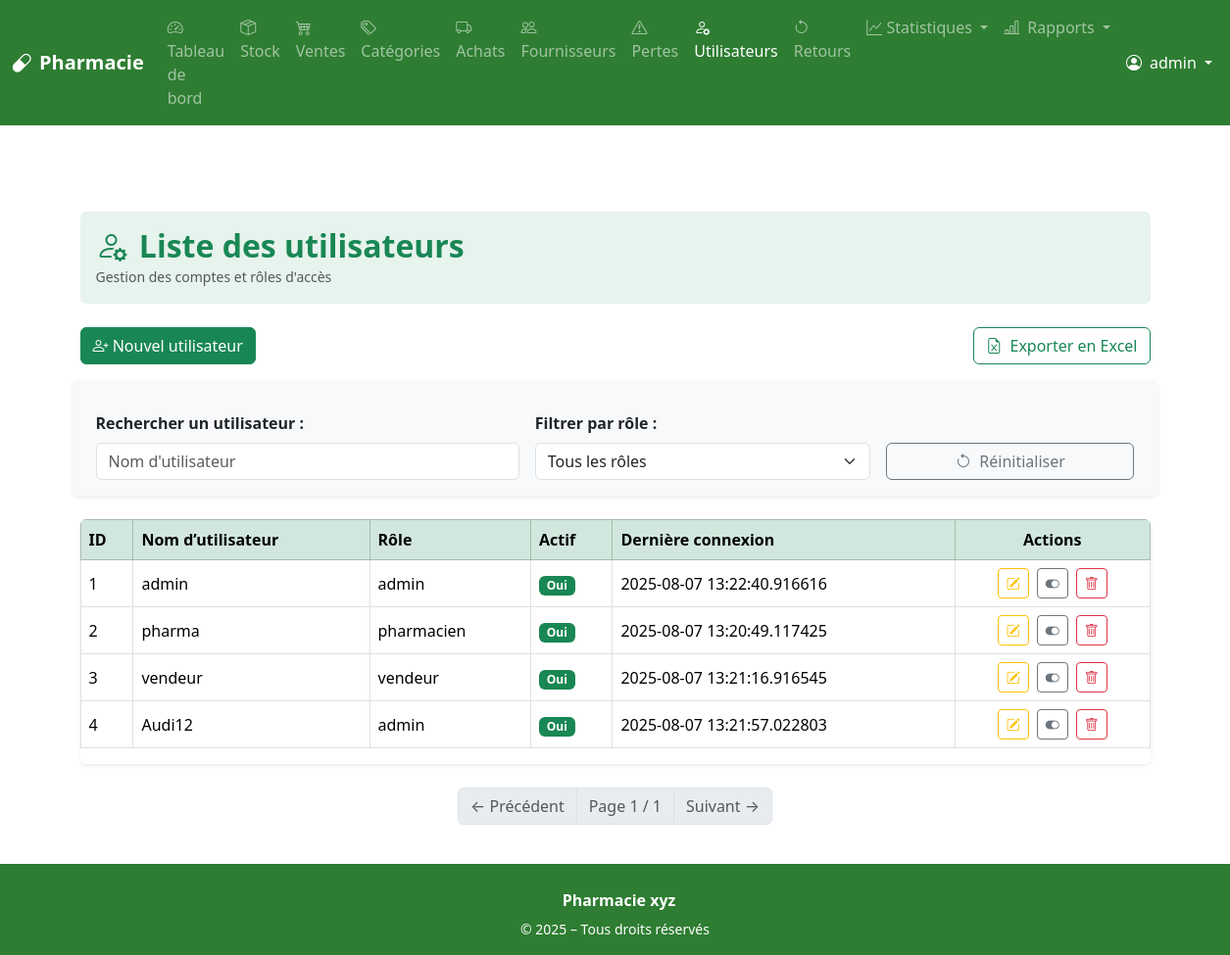
/admin/admin/users (signed in), run on an earlier commit of the app's database.
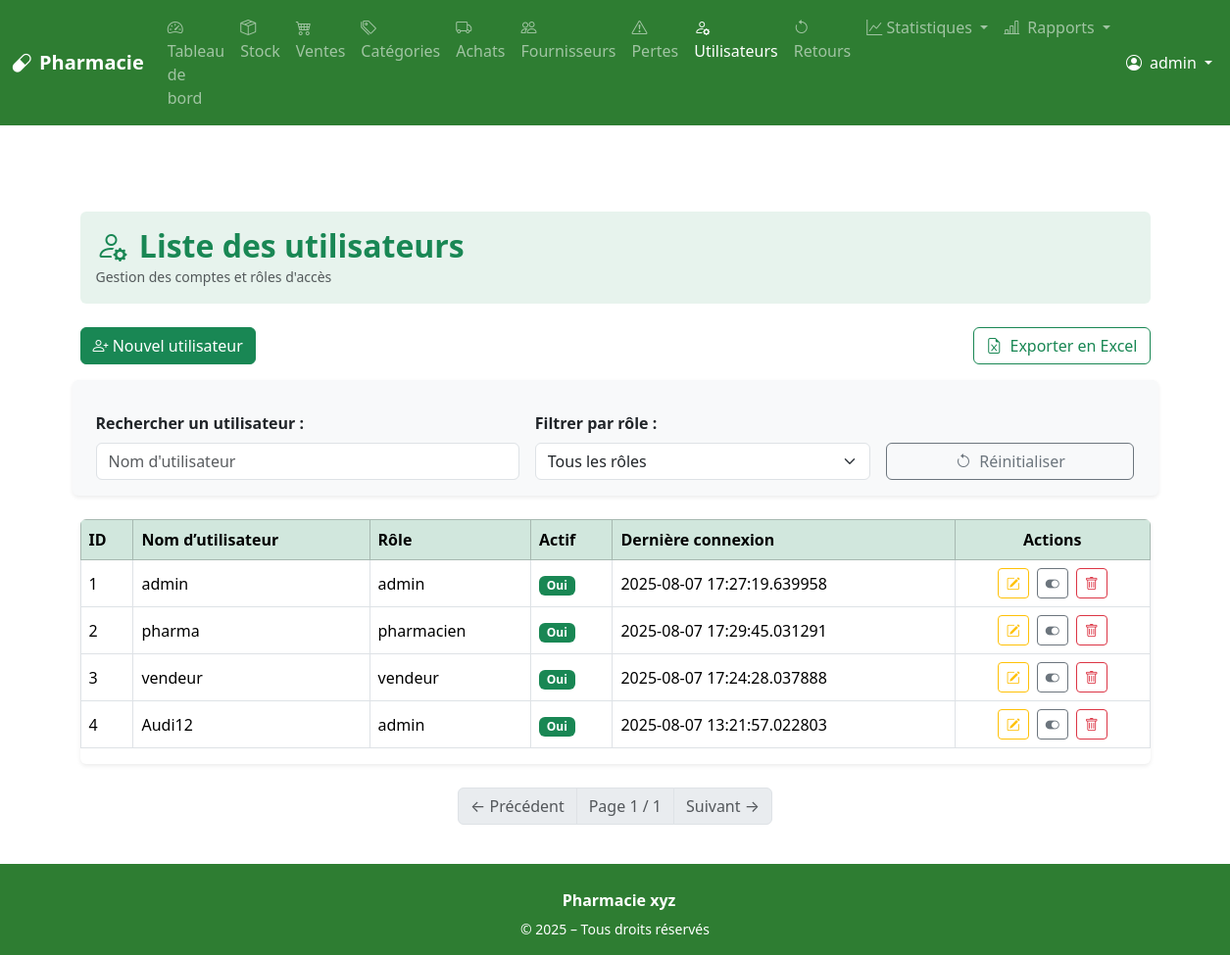
And on a later commit of the database.
### app/models.py (models this page shows, shortened)
class User(UserMixin, db.Model):
    id = db.Column(db.Integer, primary_key=True)
    username = db.Column(db.String(80), unique=True, nullable=False)
    password = db.Column(db.String(200), nullable=False)
    role = db.Column(db.String(20), nullable=False)  # admin, pharmacien, vendeur...
    is_active = db.Column(db.Boolean, default=True)
    last_login = db.Column(db.DateTime, nullable=True)
    sales = db.relationship('Sale', back_populates='user')

### app/routes/admin.py (the view)
@bp.route('/admin/users')
@login_required
@role_required('admin')
def list_users():
    search = request.args.get('search', '')
    role_filter = request.args.get('role', '')
    page = request.args.get('page', 1, type=int)
    per_page = 10  # Nombre de catégories par page
    query = User.query
    if search:
        query = query.filter(User.username.ilike(f"%{search}%"))
    if role_filter:
        query = query.filter_by(role=role_filter)
    pagination = query.order_by(User.id).paginate(page=page, per_page=per_page)
    users = pagination.items
    delete_form = DeleteUserForm()
    return render_template('admin/user_list.html', users=users, pagination=pagination, search=search, role_filter=role_filter, delete_form=delete_form)

### app/forms.py
class DeleteUserForm(FlaskForm):
    pass

### app/routes/auth.py (called while the page is built)
@login_manager.user_loader
def load_user(user_id):
    return User.query.get(int(user_id))

### app/templates/admin/user_list.html (shortened to what this page needs)
{% extends "base.html" %}
{% block content %}
<div class="container mt-5">
    <div class="bg-success bg-opacity-10 p-3 rounded mb-4">
        <h2 class="text-success fw-bold mb-0"><i class="bi bi-person-gear me-1"></i> Liste des utilisateurs</h2>
        <small class="text-muted">Gestion des comptes et rôles d'accès</small>
    </div>
    <div class="d-flex justify-content-between mb-3 flex-wrap gap-2">
        <a href="{{ url_for('admin.create_user') }}" class="btn btn-success">
            <i class="bi bi-person-plus"></i> Nouvel utilisateur
        </a>
        <a href="{{ url_for('admin.export_users', search=search, role=role_filter) }}" class="btn btn-outline-success">
            <i class="bi bi-file-earmark-excel me-1"></i> Exporter en Excel
        </a>
    </div>
    <form method="get" class="row g-3 mb-4 align-items-end shadow-sm p-3 rounded bg-light mt-3">
    <div class="col-md-5">
        <label for="search" class="form-label fw-semibold">Rechercher un utilisateur :</label>
        <input type="text" name="search" id="search" class="form-control"
            placeholder="Nom d'utilisateur"
            value="{{ search }}" oninput="this.form.submit()">
    </div>
    <div class="col-md-4">
        <label for="role" class="form-label fw-semibold">Filtrer par rôle :</label>
        <select name="role" id="role" class="form-select" onchange="this.form.submit()">
        <option value="">Tous les rôles</option>
        </select>
    </div>
    <div class="col-md-3 d-grid">
        <a href="{{ url_for('admin.list_users') }}" class="btn btn-outline-secondary mt-1">
        <i class="bi bi-arrow-counterclockwise me-1"></i> Réinitialiser
        </a>
    </div>
    </form>
    <div class="table-responsive shadow-sm rounded">
        <table class="table table-bordered table-hover align-middle">
            <thead class="table-success">
                <tr>
                    <th>ID</th>
                    <th>Nom d’utilisateur</th>
                    <th>Rôle</th>
                    <th>Actif</th>
                    <th>Dernière connexion</th>
                    <th class="text-center">Actions</th>
                </tr>
            </thead>
            <tbody>
                {% for user in users %}
                <tr>
                    <td>{{ user.id }}</td>
                    <td>{{ user.username }}</td>
                    <td>{{ user.role }}</td>
                    <td>
                        {% if user.is_active %}
                            <span class="badge bg-success">Oui</span>
                        {% else %}
                            <span class="badge bg-danger">Non</span>
                        {% endif %}
                    </td>
                    <td>{{ user.last_login }}</td>
                    <td class="text-center">
                        <div class="d-flex justify-content-center gap-2 flex-wrap">
                            <a href="{{ url_for('admin.edit_user', user_id=user.id) }}"
                               class="btn btn-sm btn-outline-warning" title="Modifier">
                                <i class="bi bi-pencil-square"></i>
                            </a>
                            <button type="button" class="btn btn-sm btn-outline-secondary"
                                    data-bs-toggle="modal" data-bs-target="#toggleModal{{ user.id }}"
                                    title="{% if user.is_active %}Désactiver{% else %}Activer{% endif %}">
                                <i class="bi bi-toggle-{{ 'on' if user.is_active else 'off' }}"></i>
                            </button>
                            <button type="button" class="btn btn-sm btn-outline-danger"
                                    data-bs-toggle="modal" data-bs-target="#deleteModal{{ user.id }}"
                                    title="Supprimer">
                                <i class="bi bi-trash"></i>
                            </button>
                        </div>
                    </td>
                </tr>
                {% else %}
                <tr>
                    <td colspan="5" class="text-center text-muted py-3">Aucun utilisateur trouvé.</td>
                </tr>
                {% endfor %}
            </tbody>
        </table>
    </div>
    <nav class="mt-4">
        <ul class="pagination justify-content-center">
        {% if pagination.has_prev %}
        <li class="page-item">
            <a class="page-link text-success" href="?page={{ pagination.prev_num }}&search={{ search_query }}">← Précédent</a>
        </li>
        {% else %}
        <li class="page-item disabled"><span class="page-link">← Précédent</span></li>
        {% endif %}
        <li class="page-item disabled">
            <span class="page-link">Page {{ pagination.page }} / {{ pagination.pages }}</span>
        </li>
        {% if pagination.has_next %}
        <li class="page-item">
            <a class="page-link text-success" href="?page={{ pagination.next_num }}&search={{ search_query }}">Suivant →</a>
        </li>
        {% else %}
        <li class="page-item disabled"><span class="page-link">Suivant →</span></li>
        {% endif %}
        </ul>
    </nav>
</div>
{% endblock %}

### app/templates/base.html (shortened to what this page needs)
<!DOCTYPE html>
<html lang="fr">
<head>
    <link href="https://cdn.jsdelivr.net/npm/bootstrap@5.3.3/dist/css/bootstrap.min.css" rel="stylesheet" />
    <link href="https://cdn.jsdelivr.net/npm/bootstrap-icons@1.11.1/font/bootstrap-icons.css" rel="stylesheet">
</head>
<body>
<nav class="navbar navbar-expand-lg navbar-dark" style="background-color: #2e7d32;">
  <div class="container-fluid">
    <a class="navbar-brand fw-bold" href="{{ url_for('dashboard.dashboard') }}">
      <i class="bi bi-capsule me-2"></i>Pharmacie
    </a>
    <div class="collapse navbar-collapse" id="navMenu">
      {% if current_user.is_authenticated %}
      <ul class="navbar-nav me-auto mb-2 mb-lg-0">
        <li class="nav-item">
          <a class="nav-link {% if request.endpoint == 'dashboard.dashboard' %}active{% endif %}" href="{{ url_for('dashboard.dashboard') }}">
            <i class="bi bi-speedometer2 me-1"></i> Tableau de bord
          </a>
        </li>
        <li class="nav-item">
          <a class="nav-link {% if request.endpoint == 'drug.list_drugs' %}active{% endif %}" href="{{ url_for('drug.list_drugs') }}">
            <i class="bi bi-box-seam me-1"></i> Stock
          </a>
        </li>
        <li class="nav-item">
          <a class="nav-link {% if request.endpoint == 'sale.list_sales' %}active{% endif %}" href="{{ url_for('sale.list_sales') }}">
            <i class="bi bi-cart4 me-1"></i> Ventes
          </a>
        </li>
        {% if current_user.role in ['admin', 'pharmacien'] %}
        <li class="nav-item">
          <a class="nav-link {% if request.endpoint == 'category.list_categories' %}active{% endif %}" href="{{ url_for('category.list_categories') }}">
            <i class="bi bi-tags me-1"></i> Catégories
          </a>
        </li>
        <li class="nav-item">
          <a class="nav-link {% if request.endpoint == 'purchase.list_purchases' %}active{% endif %}" href="{{ url_for('purchase.list_purchases') }}">
            <i class="bi bi-truck me-1"></i> Achats
          </a>
        </li>
        <li class="nav-item">
          <a class="nav-link {% if request.endpoint == 'supplier.list_suppliers' %}active{% endif %}" href="{{ url_for('supplier.list_suppliers') }}">
            <i class="bi bi-people me-1"></i> Fournisseurs
          </a>
        </li>
        <li class="nav-item">
          <a class="nav-link {% if request.endpoint == 'drug.list_losses' %}active{% endif %}" href="{{ url_for('drug.list_losses') }}">
            <i class="bi bi-exclamation-triangle me-1"></i> Pertes
          </a>
        </li>
        {% endif %}
        {% if current_user.role == 'admin' %}
        <li class="nav-item">
          <a class="nav-link {% if request.endpoint == 'admin.list_users' %}active{% endif %}" href="{{ url_for('admin.list_users') }}">
            <i class="bi bi-person-gear me-1"></i> Utilisateurs
          </a>
        </li>
        <li class="nav-item">
          <a class="nav-link {% if request.endpoint == 'sale.list_returns' %}active{% endif %}" href="{{ url_for('sale.list_returns') }}">
            <i class="bi bi-arrow-counterclockwise me-1"></i> Retours
          </a>
        </li>
        <li class="nav-item dropdown">
          <a class="nav-link dropdown-toggle" href="#" id="statsDropdown" role="button" data-bs-toggle="dropdown">
            <i class="bi bi-graph-up"></i> Statistiques
          </a>
        </li>
        <li class="nav-item dropdown">
            <a class="nav-link dropdown-toggle" href="#" id="rapportDropdown" role="button" data-bs-toggle="dropdown" aria-expanded="false">
                <i class="bi bi-bar-chart-line me-1"></i> Rapports
            </a>
        </li>
        {% endif %}
      </ul>
      <ul class="navbar-nav ms-auto align-items-center">
        <li class="nav-item dropdown">
          <a class="nav-link dropdown-toggle text-white" href="#" id="userDropdown" role="button" data-bs-toggle="dropdown" aria-expanded="false">
            <i class="bi bi-person-circle me-1"></i> {{ current_user.username }}
          </a>
        </li>
      </ul>
      {% endif %}
    </div>
  </div>
</nav>
<main class="flex-grow-1 py-4">
    <div class="container mt-4">
        {% block content %}{% endblock %}
    </div>
</main>
  {% include 'footer.html' %}
</body>
</html>

### app/templates/footer.html (shortened to what this page needs)
<footer class="text-white py-3" style="background-color: #2e7d32;">
  <div class="container text-center d-flex flex-column align-items-center">
    <div>
      <span class="fw-bold">Pharmacie xyz</span>
    </div>
    <small class="mt-1">&copy; {{ current_year }} – Tous droits réservés</small>
  </div>
</footer>

### app/templates/base.html (style rules this page uses)
html, body { height: 100%; }
body { display: flex; flex-direction: column; }
main { flex: 1; }

What changed in the data, as far as the page shows it:
changed User id 1: last_login "2025-08-07 13:22:40.916616" → "2025-08-07 17:27:19.639958"
changed User "pharma": last_login "2025-08-07 13:20:49.117425" → "2025-08-07 17:29:45.031291"
changed User "vendeur": last_login "2025-08-07 13:21:16.916545" → "2025-08-07 17:24:28.037888"
